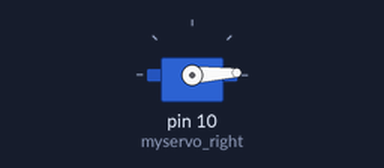
A sketch run on a simulated Arduino Uno, built with avr-gcc and run on an emulated ATmega328P. On the bench: servo.

Above: at 0.05 s.
At 0.9 s:
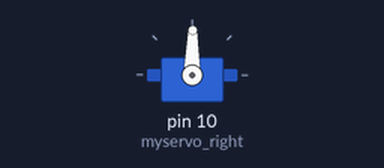
At 1.75 s:
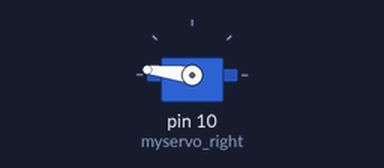
At 3.45 s:
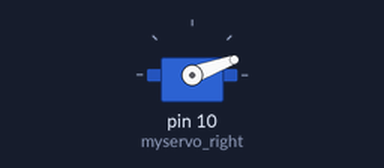
Timing chart, 0 to 8.4 s (numbered marks = the images above):
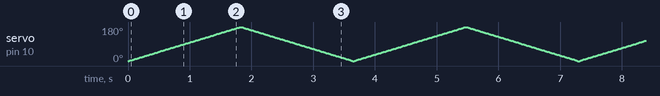

The sketch:

Wings.ino
```cpp
#include <Servo.h>
Servo myservo_right;
Servo myservo_left ;
int pos ;
int right_wing = 9 ;
int left_wing = 10 ;

void setup() {
  myservo_right.attach(10) ;
}

void loop()
{
  for (pos = 0 ; pos <= 180 ; ++pos )
  {
    myservo_right.write(pos);
    delay(10);
  }

  for (pos = 180 ; pos >= 0 ; --pos )
  {
    myservo_right.write(pos);
    delay(10);
  }

}
```
